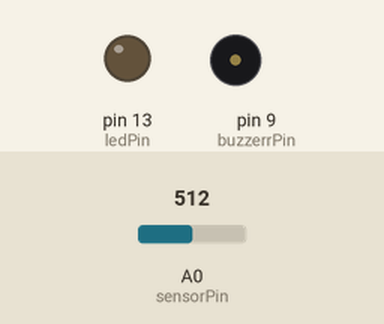
The sketch below on a simulated Arduino Uno, built with avr-gcc and run on an emulated ATmega328P. Parts: output pins drawn as LEDs (lit = HIGH), buzzer (waves = sounding). The test bench sets the inputs (shaded band); at power-on: A0 (sensorPin) = 512.

Above: at 1.2 s.
1.3 s: A0 (sensorPin) set to 3
2.8 s: A0 (sensorPin) set to 0
At 3.3 s:
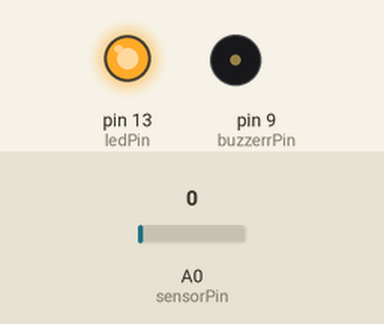
Timing chart, 0 to 5.8 s (numbered marks = the images above; inputs shaded):
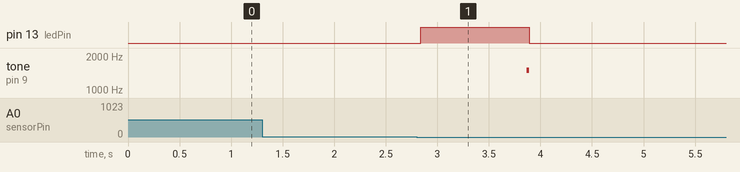

The sketch:

knockknock.ino
```cpp
/*

KnockKnock with sequence memory

This experiment uses a piezo buzzer as a vibration sensor wired to an analog input.
Don't get confused with the piezo sensor as input and piezo buzzer as output!
Code must be changed if you use a standard button on a regular digital pin.
Also, be sure what kind of sound buzzer you have, is it an active or passive sound buzzer?
This experiment uses a passive sound buzzer.

Zafar Iqbal, Vagelis Chantzis
Arduino Day 2017
Athens, Greece

*/

// Setup input and output pins
int buzzerrPin = 9 ;
int sensorPin = 0 ;
int ledPin = 13 ;

// Threshold for knock sensor
int threshold = 1 ;

// Vars to keep track of current and previous state of sensor
int lastIsTrigger = 0 ;
int isTrigger = 0 ;

// Array to hold sequence of tap delays
#define MAXTAPS 100
int sequence[ MAXTAPS ] ;

// Vars used to handle tap times and sequence position
unsigned long taptime ; // !!!
unsigned long delta ; // !!!
int tappos;

// Var to control state
// 0 = Wait 1 = Record 2 = Play
int mode ;

void setup( ) {

    // Configure input/output pins
    pinMode( buzzerrPin , OUTPUT ) ;
    pinMode( ledPin , OUTPUT ) ;

    // Switch to Wait state
    mode = 0 ;

}

void loop( ) {

    // Wait State
    if( mode == 0 ) {

        // If triggered then initialise variables and switch to record state
        if( isTriggered( ) ) {

            for( int i = 0 ; i < MAXTAPS ; i++ ) {

                sequence[ i ] = 0 ;

            }

            tappos = 0 ;
            taptime = millis( ) ;

            digitalWrite( ledPin , HIGH ) ;

            mode = 1 ;

        }

    }

    // Record State
    if( mode == 1 ) {

        // Calulate the time since last tap
        delta = millis( ) - taptime ;

        // If more than Xms of no trigger then switch to play state
        if( delta  > 1000 ) {

            mode = 2 ;

        }

        // If triggered then record delta in sequence
        if( isTriggered( ) ) {

            sequence[ tappos++ ] = delta ;
            taptime += delta ;

            // If we reach max sequence position then change to play state
            if( tappos == MAXTAPS ) {

                mode = 2 ;

            }

        }

    }


    // Play State
    if( mode == 2 ) {

        digitalWrite( ledPin , LOW ) ;

        // Important first beep!
        beep( ) ;

        // Loop through sequence and beep with correct delay
        for( int j = 0 ; j < tappos ; j++ ) {

            delay( sequence[ j ] ) ;

            beep( ) ;

        }

        // Back to wait state
        mode = 0 ;

    }

}

void beep( ) {

    switchon( );
    delay( 25 ) ;
    switchoff( ) ;

}

// Check for knock trigger and handle debounce as best as one can
bool isTriggered( ) {

    bool res = false ;

    if( analogRead( sensorPin ) > threshold ) {

        isTrigger = 1 ;

    } else {

        isTrigger = 0 ;

    }

    if( isTrigger == 0 && lastIsTrigger == 1 ) {

        res = true ;

    }

    lastIsTrigger = isTrigger ;

    delay( 25 ) ;

    return( res ) ;

}

void switchon( ) {

    tone( buzzerrPin , 1500 ) ;

    digitalWrite( ledPin , HIGH ) ;

}

void switchoff( ) {

    noTone( buzzerrPin ) ;

    digitalWrite( ledPin , LOW ) ;

}
```

Measured:
- the behaviour switches between 2 and 1 on A0 (sensorPin) (found by bisection; images 0 and 1)
- after the input at 1.3 s, every drawn part: stays the same
- after the input at 2.8 s, pin 13 (ledPin): LOW → HIGH at once, → LOW 1.1 s later; tone on pin 9 (buzzerrPin): silent → 1500 Hz after 1.1 s, → silent 0.03 s later
